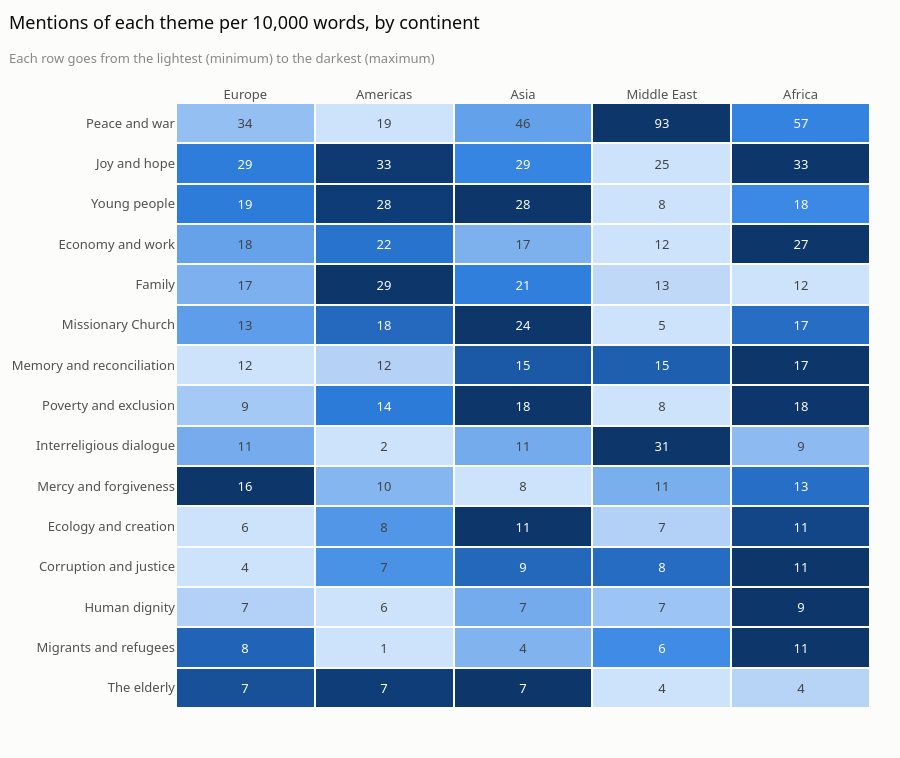

The cell this chart's notebook holds for it:
### Markdown cell above
### What does he talk about on each continent?

We define 15 themes by lists of English words. For example, the theme "Peace and war" gathers "peace", "war", "weapons", "conflict"... For each continent, we count the mentions of each theme per 10,000 words. The measure is simple and easy to check, but it counts words and not ideas.

The colour reads row by row: the darkest cell shows the continent where the theme comes up most, the lightest the one where it comes up least. The lists of words are in `outils/analyse_corpus.py`.

### Code cell
large_continents = [c for c in en.CONTINENT_ORDER if (df["continent"] == c).sum() >= 10]
rates = ac.taux_lexique(df, "continent", en.LEXICON).loc[large_continents].T
rates = rates.loc[rates.mean(axis=1).sort_values(ascending=False).index]

g.carte_chaleur(rates, "Mentions of each theme per 10,000 words, by continent",
                "Each row goes from the lightest (minimum) to the darkest (maximum)",
                unite="mentions per 10,000 words").show()

### Figure 1 — Plotly figure (JSON) as saved in the notebook; plotly's stock layout.template omitted (floating-point values rounded to 4 significant figures)
{"data": [{"colorscale": [[0.0, "#cde2fb"], [0.08333, "#b7d3f6"], [0.1667, "#9ec5f4"], [0.25, "#86b6ef"], [0.3333, "#6da7ec"], [0.4167, "#5598e7"], [0.5, "#3987e5"], [0.5833, "#2a78d6"], [0.6667, "#256abf"], [0.75, "#1c5cab"], [0.8333, "#184f95"], [0.9167, "#104281"], [1.0, "#0d366b"]], "customdata": [[34.19, 19.42, 46.26, 92.57, 57.46], [29.44, 32.52, 29.13, 25.4, 32.7], [19.29, 27.53, 28.38, 7.671, 17.91], [17.81, 21.58, 16.63, 12.44, 27.41], [16.8, 29.34, 21.38, 12.79, 11.83], [12.58, 17.8, 23.88, 5.455, 17.44], [11.51, 11.96, 15.38, 15.17, 16.51], [9.497, 13.83, 18.25, 8.012, 18.22], [11.16, 2.345, 11.38, 31.37, 8.876], [15.97, 10.28, 8.377, 10.57, 13.24], [6.173, 8.296, 11.13, 6.648, 10.59], [3.799, 6.914, 8.502, 8.353, 10.74], [6.767, 6.493, 7.377, 6.989, 9.343], [8.369, 1.323, 4.001, 6.137, 11.37], [6.767, 7.214, 7.377, 3.921, 4.204]], "hovertemplate": "%{y}, %{x}<br>%{customdata:.1f} mentions per 10,000 words<extra></extra>", "showscale": false, "text": [[34, 19, 46, 93, 57], [29, 33, 29, 25, 33], [19, 28, 28, 8, 18], [18, 22, 17, 12, 27], [17, 29, 21, 13, 12], [13, 18, 24, 5, 17], [12, 12, 15, 15, 17], [9, 14, 18, 8, 18], [11, 2, 11, 31, 9], [16, 10, 8, 11, 13], [6, 8, 11, 7, 11], [4, 7, 9, 8, 11], [7, 6, 7, 7, 9], [8, 1, 4, 6, 11], [7, 7, 7, 4, 4]], "texttemplate": "%{text}", "type": "heatmap", "x": ["Europe", "Americas", "Asia", "Middle East", "Africa"], "xgap": 2, "y": ["Peace and war", "Joy and hope", "Young people", "Economy and work", "Family", "Missionary Church", "Memory and reconciliation", "Poverty and exclusion", "Interreligious dialogue", "Mercy and forgiveness", "Ecology and creation", "Corruption and justice", "Human dignity", "Migrants and refugees", "The elderly"], "ygap": 2, "z": [[0.2019, 0.0, 0.367, 1.0, 0.5201], [0.5534, 0.9758, 0.5111, 0.0, 1.0], [0.561, 0.9591, 1.0, 0.0, 0.4943], [0.3584, 0.6108, 0.2797, 0.0, 1.0], [0.2836, 1.0, 0.5453, 0.05433, 0.0], [0.3869, 0.6697, 1.0, 0.0, 0.6505], [0.0, 0.08988, 0.7741, 0.7328, 1.0], [0.145, 0.5678, 1.0, 0.0, 0.9966], [0.3037, 0.0, 0.3112, 1.0, 0.225], [1.0, 0.2508, 0.0, 0.2889, 0.6402], [0.0, 0.4286, 1.0, 0.09597, 0.8913], [0.0, 0.4485, 0.6771, 0.6557, 1.0], [0.09604, 0.0, 0.3101, 0.1742, 1.0], [0.7015, 0.0, 0.2666, 0.4793, 1.0], [0.8234, 0.953, 1.0, 0.0, 0.08203]]}], "layout": {"height": 758, "legend": {"title": {"text": ""}}, "margin": {"t": 103}, "title": {"subtitle": {"font": {"color": "#898781", "size": 13}, "text": "Each row goes from the lightest (minimum) to the darkest (maximum)"}, "text": "Mentions of each theme per 10,000 words, by continent"}, "xaxis": {"showline": false, "side": "top"}, "yaxis": {"autorange": "reversed"}}}
